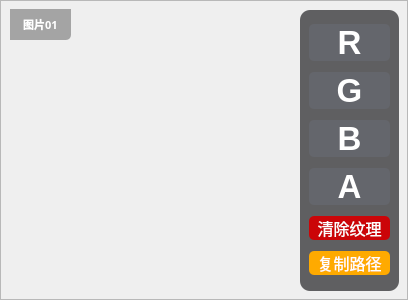
               <widget class="QFrame" name="F_Image_01">
                <property name="styleSheet">
                 <string notr="true">#F_Image_01
{
background-color: rgb(30, 30, 30);
border-radius:7px;
}
</string>
                </property>
                <property name="frameShape">
                 <enum>QFrame::StyledPanel</enum>
                </property>
                <property name="frameShadow">
                 <enum>QFrame::Raised</enum>
                </property>
                <widget class="QLabel" name="Image01">
                 <property name="geometry">
                  <rect>
                   <x>10</x>
                   <y>10</y>
                   <width>280</width>
                   <height>280</height>
                  </rect>
                 </property>
                 <property name="acceptDrops">
                  <bool>true</bool>
                 </property>
                 <property name="styleSheet">
                  <string notr="true">	border-radius:30px;
</string>
                 </property>
                 <property name="text">
                  <string/>
                 </property>
                 <property name="textFormat">
                  <enum>Qt::AutoText</enum>
                 </property>
                 <property name="pixmap">
                  <pixmap resource="纹理混合工具Icon图集.qrc">:/Icon/Icon/ADD2_480px.png</pixmap>
                 </property>
                 <property name="scaledContents">
                  <bool>true</bool>
                 </property>
                 <property name="wordWrap">
                  <bool>true</bool>
                 </property>
                 <property name="margin">
                  <number>0</number>
                 </property>
                </widget>
                <widget class="QFrame" name="Image01_ButtonGroup">
                 <property name="geometry">
                  <rect>
                   <x>300</x>
                   <y>10</y>
                   <width>99</width>
                   <height>281</height>
                  </rect>
                 </property>
                 <property name="styleSheet">
                  <string notr="true">QPushButton{
	color: rgb(255, 255, 255);
}

QPushButton:hover{
padding-bottom:5px;
}

QPushButton:pressed{
padding-left:5px;
padding-top:5px;
}
#Image01_ButtonGroup{
	background-color: rgba(45, 45, 48,190);
	border-radius:10px;
}

</string>
                 </property>
                 <property name="frameShape">
                  <enum>QFrame::StyledPanel</enum>
                 </property>
                 <property name="frameShadow">
                  <enum>QFrame::Raised</enum>
                 </property>
                 <layout class="QVBoxLayout" name="verticalLayout_2">
                  <property name="topMargin">
                   <number>9</number>
                  </property>
                  <item>
                   <widget class="QPushButton" name="Image01_Button_R">
                    <property name="font">
                     <font>
                      <family>Tahoma</family>
                      <pointsize>25</pointsize>
                      <weight>75</weight>
                      <bold>true</bold>
                     </font>
                    </property>
                    <property name="styleSheet">
                     <string notr="true">background-color: rgb(100, 102, 108);
border-radius:5px;
color: rgb(255, 255, 255);
bordert-radius: 5px;
border-image: url(:/Image/Icon/bg_01px.png);</string>
                    </property>
                    <property name="text">
                     <string>R</string>
                    </property>
                   </widget>
                  </item>
                  <item>
                   <widget class="QPushButton" name="Image01_Button_G">
                    <property name="font">
                     <font>
                      <family>Tahoma</family>
                      <pointsize>25</pointsize>
                      <weight>75</weight>
                      <bold>true</bold>
                     </font>
                    </property>
                    <property name="styleSheet">
                     <string notr="true">background-color: rgb(100, 102, 108);
border-radius:5px;
color: rgb(255, 255, 255);
bordert-radius: 5px;
border-image: url(:/Image/Icon/bg_01px.png);</string>
                    </property>
                    <property name="text">
                     <string>G</string>
                    </property>
                   </widget>
                  </item>
                  <item>
                   <widget class="QPushButton" name="Image01_Button_B">
                    <property name="font">
                     <font>
                      <family>Tahoma</family>
                      <pointsize>25</pointsize>
                      <weight>75</weight>
                      <bold>true</bold>
                     </font>
                    </property>
                    <property name="styleSheet">
                     <string notr="true">background-color: rgb(100, 102, 108);
border-radius:5px;
color: rgb(255, 255, 255);
bordert-radius: 5px;
border-image: url(:/Image/Icon/bg_01px.png);</string>
                    </property>
                    <property name="text">
                     <string>B</string>
                    </property>
                   </widget>
                  </item>
                  <item>
                   <widget class="QPushButton" name="Image01_Button_A">
                    <property name="font">
                     <font>
                      <family>Tahoma</family>
                      <pointsize>25</pointsize>
                      <weight>75</weight>
                      <bold>true</bold>
                     </font>
                    </property>
                    <property name="styleSheet">
                     <string notr="true">background-color: rgb(100, 102, 108);
border-radius:5px;
color: rgb(255, 255, 255);
bordert-radius: 5px;
border-image: url(:/Image/Icon/bg_01px.png);</string>
                    </property>
                    <property name="text">
                     <string>A</string>
                    </property>
                   </widget>
                  </item>
                  <item>
                   <widget class="QPushButton" name="Image01_Button_Clear">
                    <property name="font">
                     <font>
                      <family>微软雅黑</family>
                      <pointsize>12</pointsize>
                      <weight>50</weight>
                      <bold>false</bold>
                     </font>
                    </property>
                    <property name="styleSheet">
                     <string notr="true">background-color: rgb(203, 5, 8);
border-radius:5px;
color: rgb(255, 255, 255);
bordert-radius: 5px;
</string>
                    </property>
                    <property name="text">
                     <string>清除纹理</string>
                    </property>
                   </widget>
                  </item>
                  <item>
                   <widget class="QPushButton" name="Image01_Button_A_CopyPath">
                    <property name="font">
                     <font>
                      <family>微软雅黑</family>
                      <pointsize>12</pointsize>
                      <weight>50</weight>
                      <bold>false</bold>
                     </font>
                    </property>
                    <property name="styleSheet">
                     <string notr="true">background-color: rgb(255, 170, 0);
border-radius:5px;
color: rgb(255, 255, 255);
bordert-radius: 5px;
</string>
                    </property>
                    <property name="text">
                     <string>复制路径</string>
                    </property>
                   </widget>
                  </item>
                 </layout>
                </widget>
                <widget class="QLabel" name="Image01_Label">
                 <property name="geometry">
                  <rect>
                   <x>10</x>
                   <y>9</y>
                   <width>61</width>
                   <height>31</height>
                  </rect>
                 </property>
                 <property name="font">
                  <font>
                   <family>微软雅黑</family>
                   <pointsize>8</pointsize>
                   <weight>75</weight>
                   <bold>true</bold>
                  </font>
                 </property>
                 <property name="styleSheet">
                  <string notr="true">color: rgb(255, 255, 255);
background-color: rgba(0, 0, 0,80);
border-bottom-right-radius:5px;</string>
                 </property>
                 <property name="text">
                  <string>图片01</string>
                 </property>
                 <property name="alignment">
                  <set>Qt::AlignCenter</set>
                 </property>
                </widget>
               </widget>
